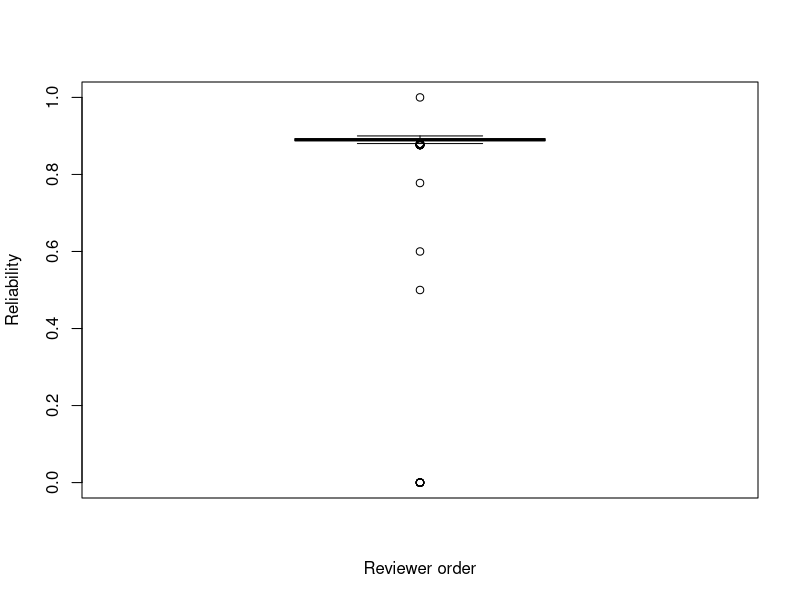
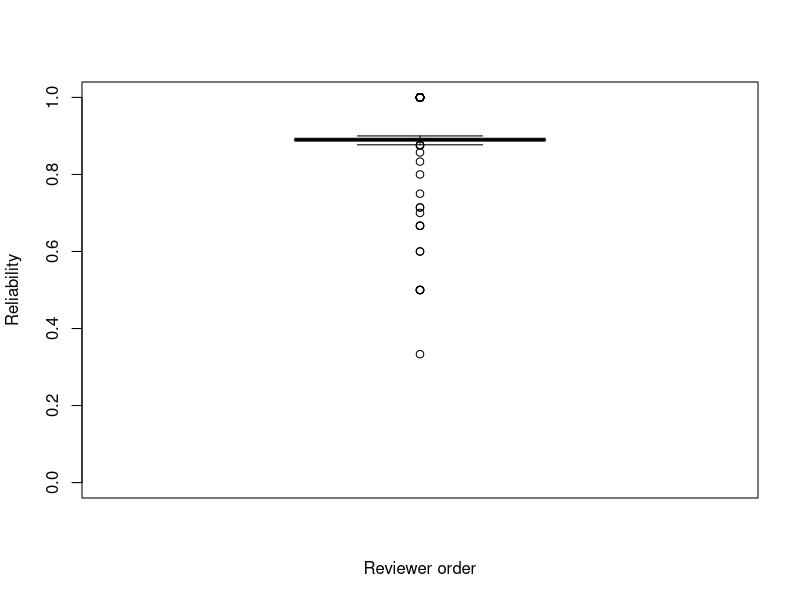
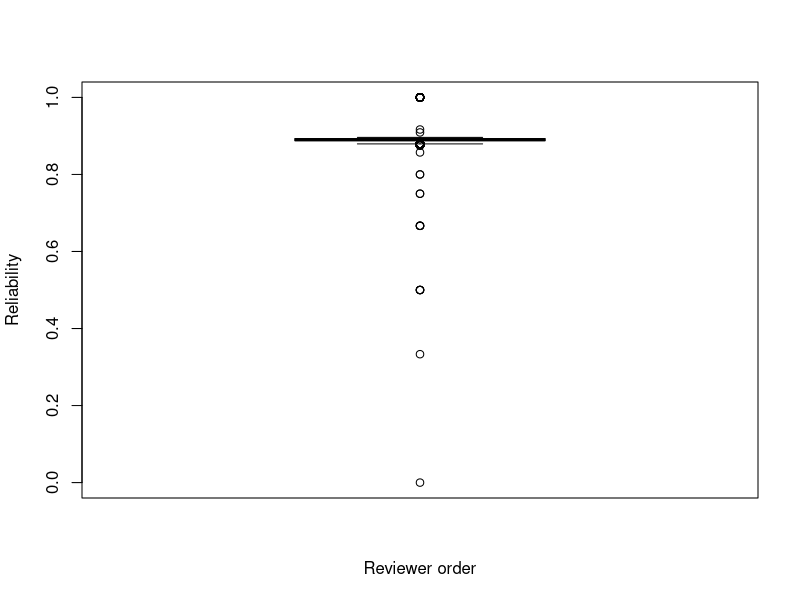
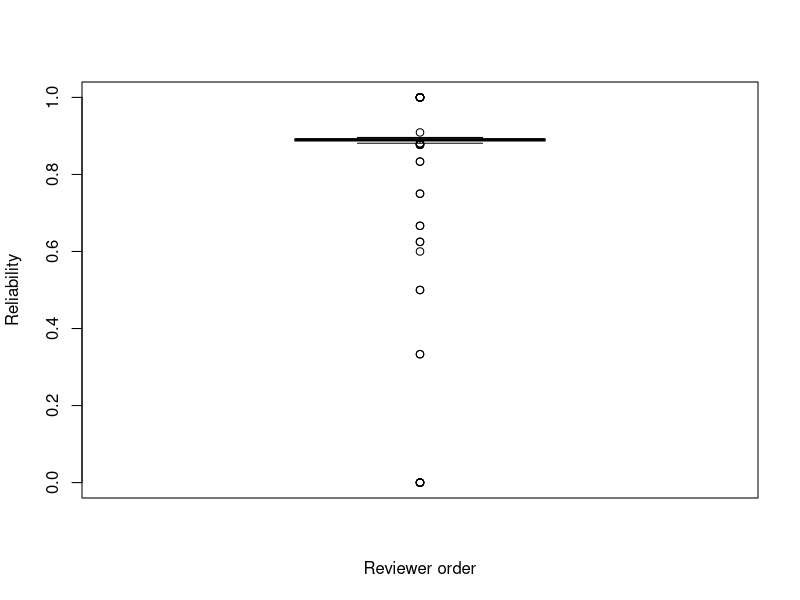

Reproduce these figures in R, in order.
########################
## SANER2015 RQ2
## @author:Yuki Ueda
## @createdOn:2015/10/15
########################
#pdf("RQ2_1.pdf")


### Set data
num <- data.frame() # Init

# Input csv
num <- read.csv("CSVdata_q/numOfPatchsets_1.csv"
                 ,sep=",", header=TRUE)

### number of patchset's voting(+1, -1) is 1
# index_l_m: vote is "like" and status is "merge"
# index_d_a: vote is "dislike" and status is abandoned
index_l_m <- data.frame()
index_d_m <- data.frame()
index_l_a <- data.frame()
index_d_a <- data.frame()

for(i in 1:nrow(num)){
  if(num$Status[i] == "merged"){      # status is merge
    if(num$VotingScore[i] == 1){      # vote is like
      index_l_m <- rbind(index_l_m, num[i,])
    }else{                            # vote is dislike
      index_d_m <- rbind(index_d_m, num[i,])
    }
  }else{                              # status is abandoned
    if(num$VotingScore[i] == 1){      # vote is like
      index_l_a <- rbind(index_l_a, num[i,])
    }else{
      index_d_a <- rbind(index_d_a, num[i,])
    }
  }
}

index_merge <- list(index_l_m, index_d_m)
index_abondone <- list(index_l_a, index_d_a)
index <- list(index_abondone, index_merge)

for(i in index){
  for(j in i){
    value = j$CurrentPar
    name = paste("Vote:", j$VotingScore[1], "Status:", j$Status[1],"Num:",length(value),sep="")
    jpeg(paste("picture_q/RQ2_1",name,".jpg",sep=""))
    boxplot(value, xlab="Reviewer order", ylab="Reliability", ylim=c(0,1))
    print(name)
  }
}
